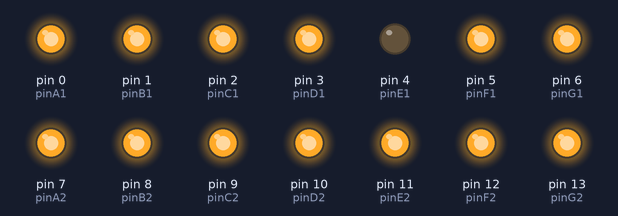
This sketch was run on a simulated Arduino Uno, built with avr-gcc and run on an emulated ATmega328P. Parts: output pins drawn as LEDs (lit = HIGH).

Above: at 0.1 s.
Timing chart, 0 to 1.6 s (numbered marks = the images above):
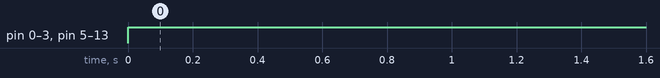

The sketch:

sumador_completo.ino
```cpp
// Arduino sumador simple

int x[] = {1,0,1};
int y[] = {1,0,0};
int s[] = {0,0,0,0};
int c[] = {0,0,0,0};

int pinA1=0;
int pinB1=1;
int pinC1=2;
int pinD1=3;
int pinE1=4;
int pinF1=5;
int pinG1=6;

int pinA2=7;
int pinB2=8;
int pinC2=9;
int pinD2=10;
int pinE2=11;
int pinF2=12;
int pinG2=13;

void setup() {
  pinMode(pinA1, OUTPUT);
  pinMode(pinB1, OUTPUT);
  pinMode(pinC1, OUTPUT);
  pinMode(pinD1, OUTPUT);
  pinMode(pinE1, OUTPUT);
  pinMode(pinF1, OUTPUT);
  pinMode(pinG1, OUTPUT);

  pinMode(pinA2, OUTPUT);
  pinMode(pinB2, OUTPUT);
  pinMode(pinC2, OUTPUT);
  pinMode(pinD2, OUTPUT);
  pinMode(pinE2, OUTPUT);
  pinMode(pinF2, OUTPUT);
  pinMode(pinG2, OUTPUT);
}

bool funcionS(bool x, bool y, bool ci) {
  bool result = (!ci && !x && y)||(!ci && x && !y)||(ci && !x && !y)||(ci && x && y);
  return result;
}

bool funcionCi(bool x, bool y, bool ci) {
  bool result = (ci && x)||(ci && y)||(x && y);
  return result;
}

bool funcionA(bool a, bool b, bool c, bool d) {
  bool result = (!a && c)||(b && c)||(a && !d)||(!b && !d)||(!a && b && d)||(a && !b && !c);
  return result;
}

bool funcionB(bool a, bool b, bool c, bool d) {
  bool result = (!a && !b)||(!b && !d)||(!a && !d && !c)||(!a && c && d)||(a && !c && d);
  return result;
}

bool funcionC(bool a, bool b, bool c, bool d) {
  bool result = (!a && !c)||(!a && d)||(d && !c)||(!a && b)||(a && !b);
  return result;
}

bool funcionD(bool a, bool b, bool c, bool d) {
  bool result = (a && !c)||(!a && !b && !d)||(b && !c && d)||(!b && c && d)||(b && c && !d);
  return result;
}

bool funcionE(bool a, bool b, bool c, bool d) {
  bool result = (!b && !d)||(c && !d)||(a && c)||(a && b);
  return result;
}

bool funcionF(bool a, bool b, bool c, bool d) {
  bool result = (!c && !d)||(b && !d)||(a && !b)||(a && c)||(!a && b && !c);
  return result;
}

bool funcionG(bool a, bool b, bool c, bool d) {
  bool result = (!b && c)||(c && !d)||(a && !b)||(a && d)||(!a && b && !c);
  return result;
}

void loop() {
  for (int i = 2; i > -1 ; i--){
    s[i+1]=funcionS(x[i], y[i], c[i+1]);
    c[i]=funcionCi(x[i], y[i], c[i+1]);
  }
  if(c[0] == 1){
    s[0]=1;
  }

  //s[0]=funcionS(1, 1, 0);
  digitalWrite(pinA1, funcionA(s[0],s[1],s[2],s[3]));
  digitalWrite(pinB1, funcionB(s[0],s[1],s[2],s[3]));
  digitalWrite(pinC1, funcionC(s[0],s[1],s[2],s[3]));
  digitalWrite(pinD1, funcionD(s[0],s[1],s[2],s[3]));
  digitalWrite(pinE1, funcionE(s[0],s[1],s[2],s[3]));
  digitalWrite(pinF1, funcionF(s[0],s[1],s[2],s[3]));
  digitalWrite(pinG1, funcionG(s[0],s[1],s[2],s[3]));

  digitalWrite(pinA2, funcionA(c[0],c[1],c[2],c[3]));
  digitalWrite(pinB2, funcionB(c[0],c[1],c[2],c[3]));
  digitalWrite(pinC2, funcionC(c[0],c[1],c[2],c[3]));
  digitalWrite(pinD2, funcionD(c[0],c[1],c[2],c[3]));
  digitalWrite(pinE2, funcionE(c[0],c[1],c[2],c[3]));
  digitalWrite(pinF2, funcionF(c[0],c[1],c[2],c[3]));
  digitalWrite(pinG2, funcionG(c[0],c[1],c[2],c[3]));
}
```

Measured:
- by itself, pin 0 (pinA1), pin 1 (pinB1), pin 2 (pinC1), pin 3 (pinD1), pin 5 (pinF1), pin 6 (pinG1), pin 7 (pinA2), pin 8 (pinB2), pin 9 (pinC2), pin 10 (pinD2), pin 11 (pinE2), pin 12 (pinF2), pin 13 (pinG2): LOW → HIGH at 0.00 s
